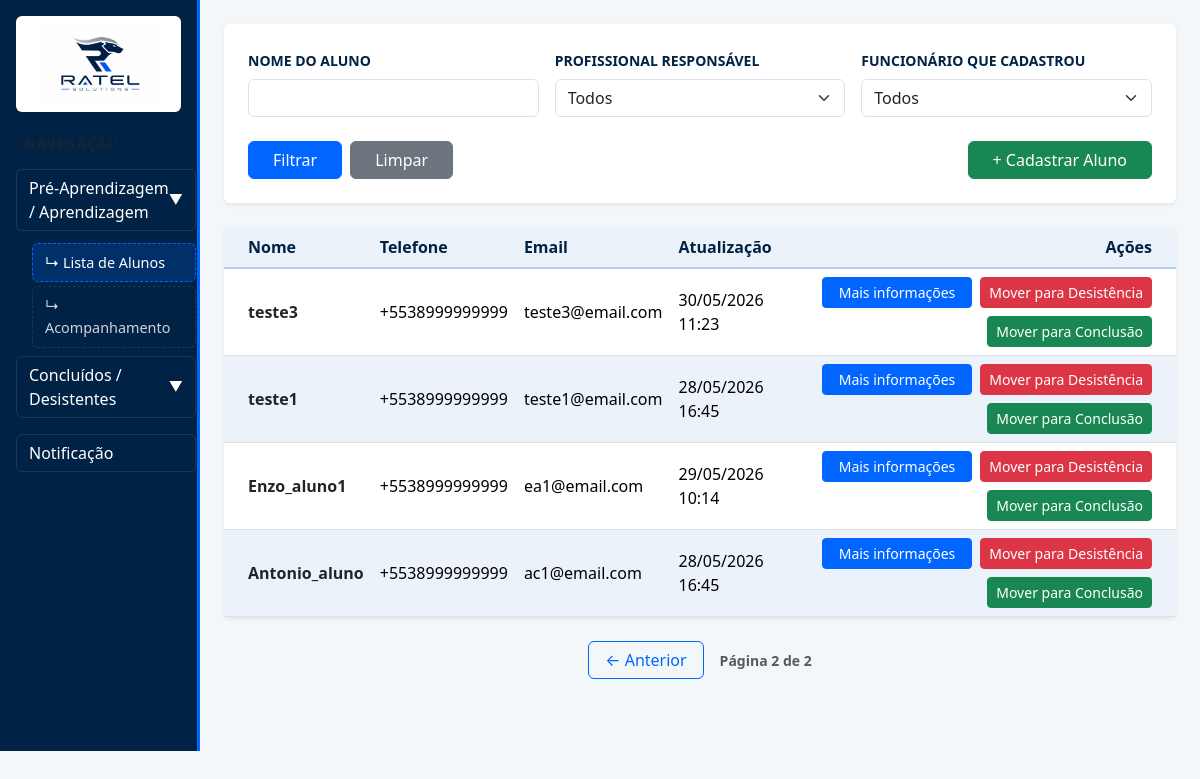
Before: /dashboard/?page=2 (signed in) with the older database file.
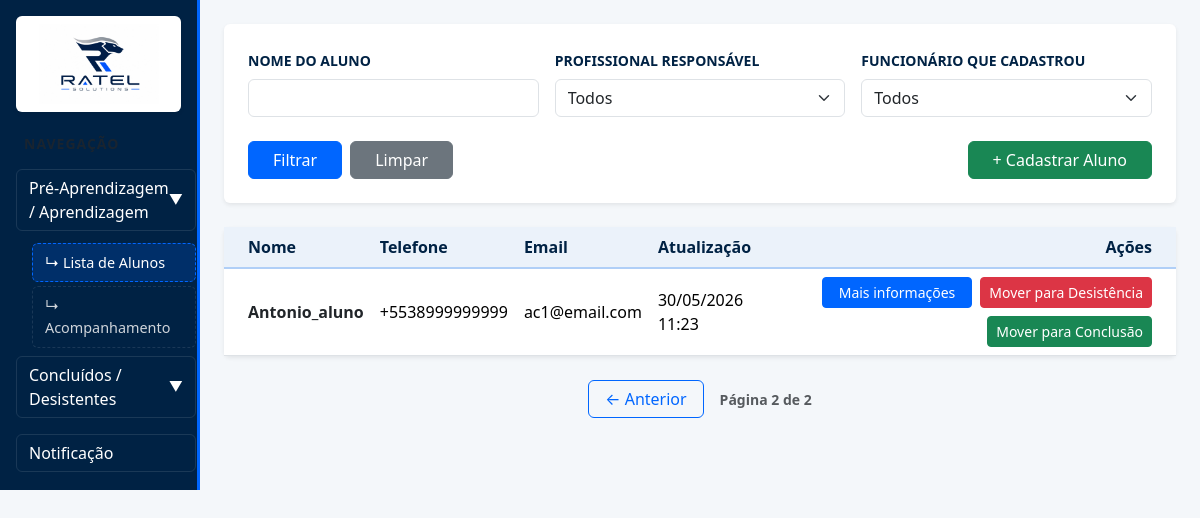
After: the same page with the newer database file.
### dashboard/models.py (models this page shows, shortened)
class Aluno(models.Model):
    nome = models.CharField(max_length=200)
    nome_social = models.CharField(max_length=200, blank=True, null=True)
    email = models.EmailField()
    nome_responsavel = models.CharField(max_length=100)
    telefone = models.CharField(max_length=100)
    telefone_responsavel = models.CharField(max_length=100)
    data_nascimento = models.DateTimeField()
    profissional_ref = models.ForeignKey(Pessoa, on_delete=models.DO_NOTHING, null=True)
    turno_estuda = models.ForeignKey(TurnoEstuda, on_delete=models.DO_NOTHING, null=True)
    aprendizagem = models.ForeignKey(Aprendizagem, on_delete=models.DO_NOTHING, null=True)
    escolaridade = models.ForeignKey(Escolaridade, on_delete=models.DO_NOTHING, null=True)
    entidade = models.ForeignKey(Entidade, on_delete=models.DO_NOTHING, null=True)
    curso = models.ForeignKey(Curso, on_delete=models.DO_NOTHING, null=True)
    turno_vaga = models.ForeignKey(TurnoVaga, on_delete=models.DO_NOTHING, null=True)
    tipo_formacao = models.ForeignKey(TipoFormacao, on_delete=models.DO_NOTHING, null=True)
    cadastrado_por = models.ForeignKey(Pessoa,on_delete=models.DO_NOTHING,related_name='alunos_cadastrados', null=True)
    cep = models.CharField(max_length=9,null=True)
    rua = models.CharField(max_length=255,null=True)
    numero = models.CharField(max_length=20,null=True)
    bairro = models.CharField(max_length=100,null=True)
    cidade = models.CharField(max_length=200)
    nome = models.CharField(max_length=200)
    nome_social = models.CharField(max_length=200, blank=True, null=True)
    email = models.EmailField()
    nome_responsavel = models.CharField(100)
    telefone = models.CharField(100, null=True)
    telefone_responsavel = models.CharField(100)
    data_nascimento = models.DateTimeField()
    profissional_ref = models.ForeignKey(Pessoa, on_delete=models.DO_NOTHING, null=True)
    turno_estuda = models.ForeignKey(TurnoEstuda, on_delete=models.DO_NOTHING, null=True)
    aprendizagem = models.ForeignKey(Aprendizagem, on_delete=models.DO_NOTHING, null=True)
    escolaridade = models.ForeignKey(Escolaridade, on_delete=models.DO_NOTHING, null=True)
    entidade = models.ForeignKey(Entidade, on_delete=models.DO_NOTHING, null=True)
    curso = models.ForeignKey(Curso, on_delete=models.DO_NOTHING, null=True)
    turno_vaga = models.ForeignKey(TurnoVaga, on_delete=models.DO_NOTHING, null=True)
    sexo = models.ForeignKey(Sexo, on_delete=models.DO_NOTHING, null=True)
    tipo_formacao = models.ForeignKey(TipoFormacao, on_delete=models.DO_NOTHING, null=True)
    cadastrado_por = models.ForeignKey(Pessoa,on_delete=models.DO_NOTHING,related_name='alunos_cadastrados', null=True)
    cep = models.CharField(max_length=9,null=True)
    rua = models.CharField(max_length=255,null=True)
    numero = models.CharField(max_length=20,null=True)
    bairro = models.CharField(max_length=100,null=True)
    cidade = models.CharField(max_length=100,null=True)
    estado = models.CharField(max_length=2,null=True)

### dashboard/views.py (the view, shortened to what this page needs)
# urls.py: path('', views.dashboard, name='dashboard'),
def dashboard(request):
    pessoa_id = request.session.get('pessoa_id')
    usuario = Pessoa.objects.get(id=pessoa_id)
    eh_professor = usuario.cargo.filter(
        nome='Professor').exists()
    eh_admin = usuario.cargo.filter(
        nome__in=[
        'Coordenador',
        'Diretor de centro de unidade de internação',
        'Diretor de unidade de acolhimento']).exists()
    if eh_professor and not eh_admin:
        lista_alunos = Aluno.objects.filter(
            cadastrado_por=usuario
        ).order_by('-id')
    else:
        lista_alunos = Aluno.objects.all().order_by('-id')
    nome = request.GET.get('nome')
    profissional = request.GET.get('profissional')
    cadastrado_por = request.GET.get('cadastrado_por')
    if nome:
            lista_alunos = lista_alunos.filter(
                nome__icontains=nome
        )
    if profissional:
        lista_alunos = lista_alunos.filter(
        profissional_ref__id=profissional
    )
    if eh_admin and cadastrado_por:
        lista_alunos = lista_alunos.filter(
            cadastrado_por__id=cadastrado_por
        )
    paginator = Paginator(lista_alunos, 6)
    page = request.GET.get('page')
    alunos = paginator.get_page(page)
    pessoas = []
    for pessoa in Pessoa.objects.all():
        cargos = list(
            pessoa.cargo.values_list(
                'nome',
                flat=True
            )
        )
        if cargos == ['Professor']:
            continue
        pessoas.append(pessoa)
    todas_pessoas = Pessoa.objects.all()
    turnos_estuda = TurnoEstuda.objects.all()
    turno_vaga = TurnoVaga.objects.all()
    aprendizagem = Aprendizagem.objects.all()
    escolaridade = Escolaridade.objects.all()
    entidade = Entidade.objects.all()
    curso = Curso.objects.all()
    tipo_formacao = TipoFormacao.objects.all()
    desistencia = Desistencia.objects.all()
    return render(
        request,
        'dashboard/dashboard.html',
        {
            'pessoas': pessoas,
            'alunos': alunos,
            'turnos_estuda': turnos_estuda,
            'turno_vaga': turno_vaga,
            'aprendizagem': aprendizagem,
            'escolaridade': escolaridade,
            'entidade': entidade,
            'curso': curso,
            'tipo_formacao': tipo_formacao,
            'eh_admin': eh_admin,
            'todas_pessoas': todas_pessoas,
            'desistencia': desistencia
        }
    )

### dashboard/templates/dashboard/dashboard.html (shortened to what the changed rows need)
{% extends 'base.html' %}
{% load static %}
{% block 'content' %}
<div class="container-fluid">
    <div class="row">
        <main class="col-md-10 p-4">
            <div class="mt-4">
                <div class="card shadow-sm border-0">
                    <div class="card-body p-0">
                        <div class="table-responsive">
                            <table class="table table-ratel align-middle mb-0">
                                <thead>
                                    <tr class="table-ratel-header">
                                        <th class="ps-4">Nome</th>
                                        <th>Telefone</th>
                                        <th>Email</th>
                                        <th>Atualização</th>
                                        <th class="text-end pe-4">Ações</th>
                                    </tr>
                                </thead>
                                <tbody>
                                    {% for aluno in alunos %}
                                    <tr>
                                        <td class="ps-4 fw-semibold text-dark">{{ aluno.nome_social|default:aluno.nome }}</td>
                                        <td>{{ aluno.telefone|default:"--" }}</td>
                                        <td>{{ aluno.email }}</td>
                                        <td>
                                            {% if forloop.counter|divisibleby:3 %}29/05/2026 10:14{% elif forloop.counter|divisibleby:2 %}28/05/2026 16:45{% else %}30/05/2026 11:23{% endif %}
                                        </td>
                                        <td class="text-end pe-4">
                                            <div class="d-flex gap-2 justify-content-end flex-wrap">
                                                <button class="btn btn-primary btn-sm px-3" data-bs-toggle="offcanvas" data-bs-target="#offcanvasAluno{{ aluno.id }}" aria-controls="offcanvasAluno{{ aluno.id }}">
                                                    Mais informações
                                                </button>
                                                <button class="btn btn-danger btn-sm" data-bs-toggle="modal" data-bs-target="#modalDesistencia{{ aluno.id }}">
                                                    Mover para Desistência
                                                </button>
                                                <a href="#" class="btn btn-success btn-sm">Mover para Conclusão</a>
                                            </div>
                                        </td>
                                    </tr>
                                    {% empty %}
                                    <tr>
                                        <td colspan="5" class="text-center py-4 text-muted">Nenhum aluno cadastrado no momento.</td>
                                    </tr>
                                    {% endfor %}
                                </tbody>
                            </table>
                        </div>
                    </div>
                </div>
            </div>
        </main>
    </div>
</div>
{% endblock %}

Changed rows visible on the page:
no longer on this page (row unchanged): Aluno: nome_social "teste3", telefone "+5538999999999", email "teste3@email.com", shows "30/05/2026 11:23"
removed Aluno: nome_social "teste1", telefone "+5538999999999", email "teste1@email.com", shows "28/05/2026 16:45"
no longer on this page (row unchanged): Aluno: nome_social "Enzo_aluno1", telefone "+5538999999999", email "ea1@email.com", shows "29/05/2026 10:14"
computed for Aluno "Antonio_aluno": text "28/05/2026 16:45" → "30/05/2026 11:23"
